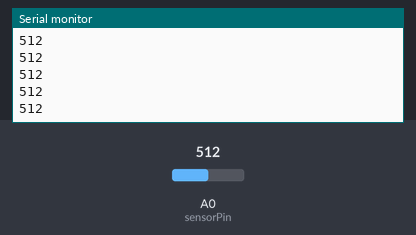
The sketch below on a simulated Arduino Uno, built with avr-gcc and run on an emulated ATmega328P. Parts: the last lines printed to the serial monitor. The test bench sets the inputs (shaded band); at power-on: A0 (sensorPin) = 512.

Above: at 1.2 s.
1.3 s: A0 (sensorPin) set to 716
At 2.1 s:
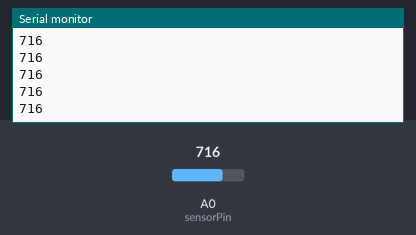
2.8 s: A0 (sensorPin) set to 900
At 3.7 s:
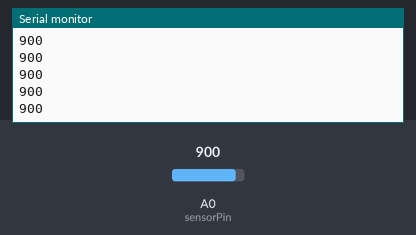
Timing chart, 0 to 5.8 s (numbered marks = the images above; inputs shaded):
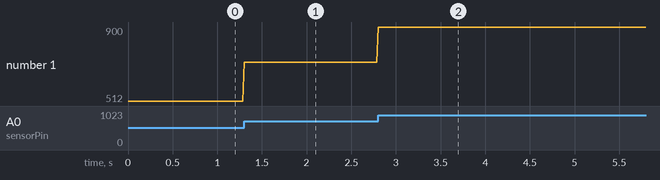

Measured:
- after the input at 1.3 s, the serial monitor: prints a new line at once (image 1)
- after the input at 2.8 s, the serial monitor: prints a new line at once (image 2)
- plotted number 1: 512 → 716 after the input at 1.3 s, 716 → 900 after the input at 2.8 s

The sketch:

first.ino
```cpp
int sensorPin = A0;
int sensorValue;


void setup() {
  // put your setup code here, to run once:
Serial.begin(9600);
pinMode(sensorPin, INPUT);


}

void loop() {
  // put your main code here, to run repeatedly:
sensorValue = analogRead(sensorPin);
Serial.println(sensorValue);
delay(1000/60);
//since p5 works with 60 frames/sec and arduino senses data in miliseconds to get 60 data per second we need to divide 1000 miliseconds with 60

}
```
